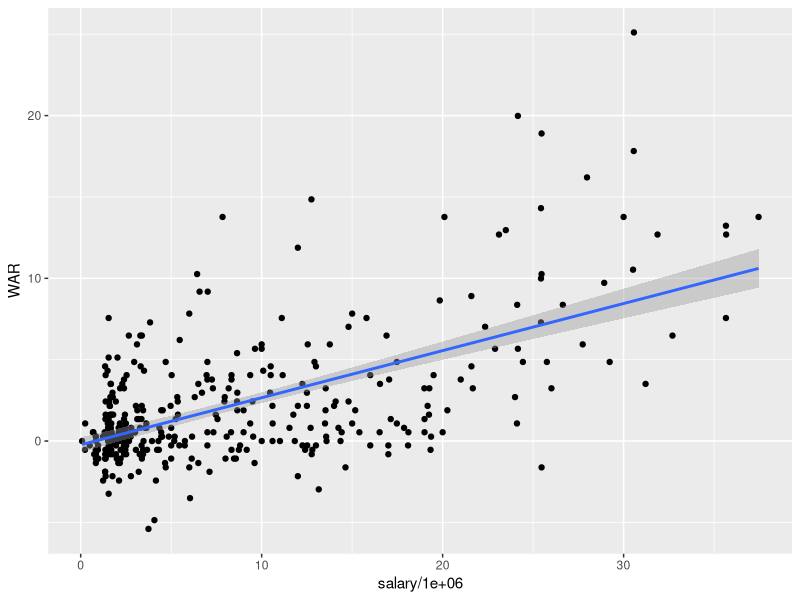
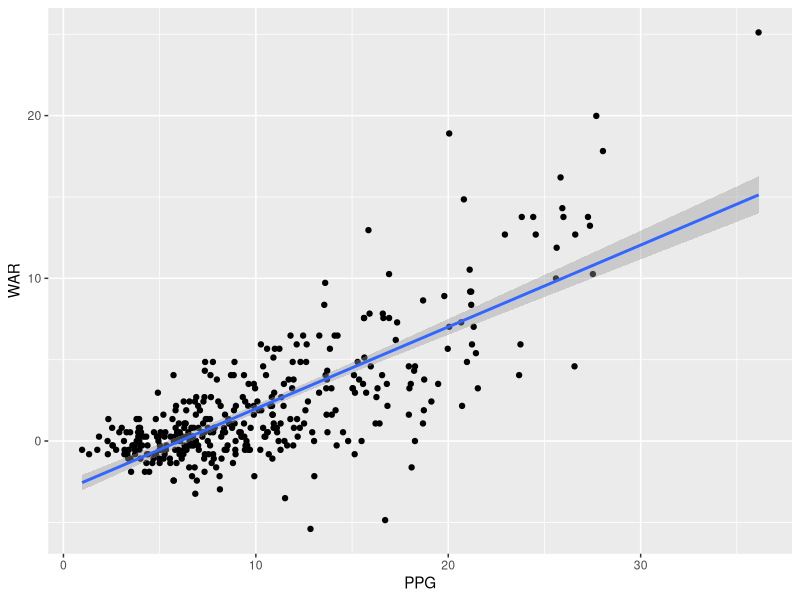
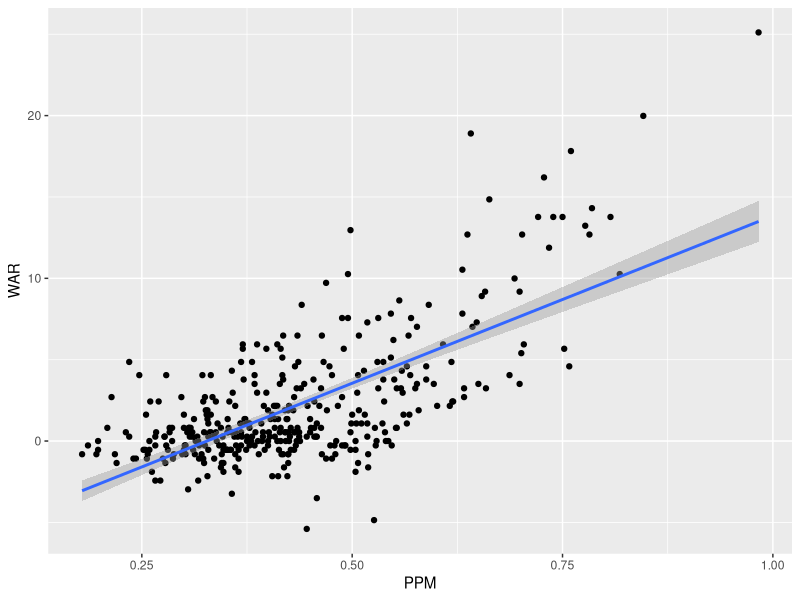
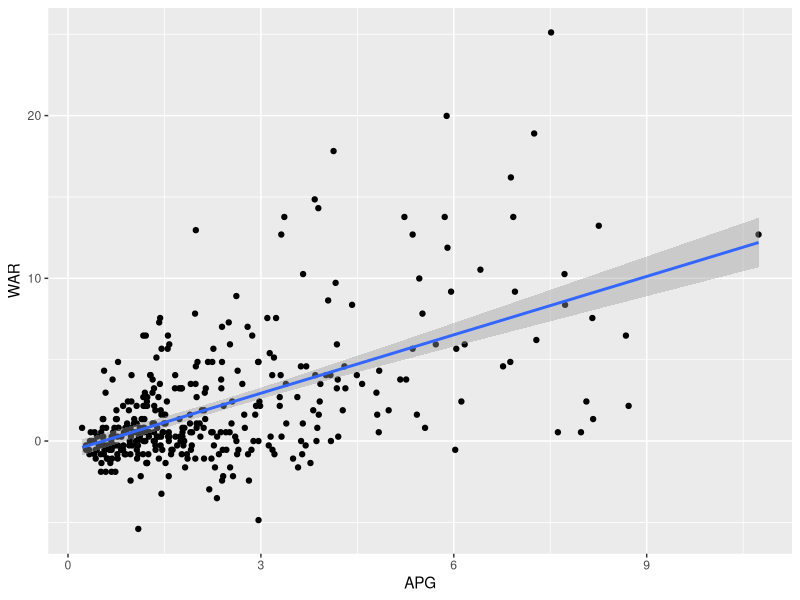
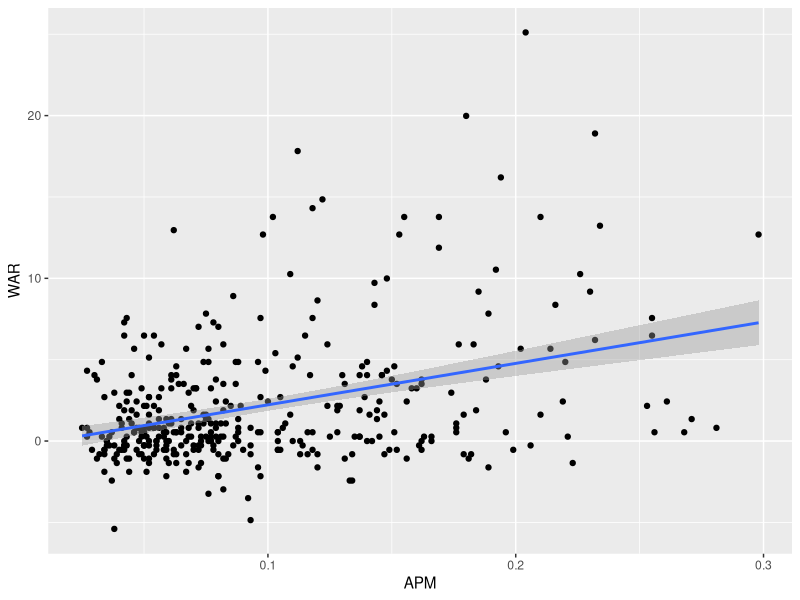

These charts were generated, in order, by the following R code: (Note: this script raises an error after producing the figures.)
## Exploratory Data Analysis - Players


## Loading Relevant Packages

library(tidyverse)



## Reading in the Data

players <- read_csv("data/processed/player_stats_final.csv")


## Exploratory Analysis of the Data

## Each cycle of code creates a plot, prints the plot & shows the correlation coefficient. The correlation is 
## important as it will contribute to the modelling process.


## Salary vs WAR

salary_war <- players %>%
  ggplot(aes(salary / 1000000, WAR)) +
  geom_point() +
  geom_smooth(method = "lm") 

salary_war

cor(players$salary, players$WAR, method = "pearson") # How much a player is paid has a moderate correlation with
# Wins ABove Replacement



## PPG vs WAR


ppg_war <- players %>%
  ggplot(aes(PPG, WAR)) +
  geom_point() +
  geom_smooth(method = "lm") 

ppg_war

cor(players$PPG, players$WAR, method = "pearson") # More points per game has a strong correlation with Wins Above
# Replacement.


## PPM vs WAR

ppm_war <- players %>%
  ggplot(aes(PPM, WAR)) +
  geom_point() +
  geom_smooth(method = "lm") 

ppm_war

cor(players$PPM, players$WAR, method = "pearson") # More points per minute has a moderate correlation with Wins Above
# Replacement.Interesting to note that per game relates better than per minute.


## APG vs WAR

apg_war <- players %>%
  ggplot(aes(APG, WAR)) +
  geom_point() +
  geom_smooth(method = "lm") 

apg_war

cor(players$APG, players$WAR, method = "pearson") # Assists per game has a moderate correlation with Wins Above
# Replacement.


## APM vs WAR

apm_war <- players %>%
  ggplot(aes(APM, WAR)) +
  geom_point() +
  geom_smooth(method = "lm") 

apm_war

cor(players$APM, players$WAR, method = "pearson") # Assists per minute has a weak correlation with Wins Above
# Replacement.


## RPG vs WAR

rpg_war <- players %>%
  ggplot(aes(RPG, WAR)) +
  geom_point() +
  geom_smooth(method = "lm") 

rpg_war

cor(players$RPG, players$WAR, method = "pearson") # Rebounds per game has a moderate correlation with Wins Above
# Replacement.


## RPM vs WAR

rpm_war <- players %>%
  ggplot(aes(RPM, WAR)) +
  geom_point() +
  geom_smooth(method = "lm") 

rpm_war

cor(players$RPM, players$WAR, method = "pearson") # Rebounds per minute has a weak correlation with Wins Above
# Replacement.


## OPG vs WAR

opg_war <- players %>%
  ggplot(aes(OPG, WAR)) +
  geom_point() +
  geom_smooth(method = "lm") 

opg_war

cor(players$OPG, players$WAR, method = "pearson") # Offensive rebounds per game has a moderate correlation with
# Wins Above Replacement.


## DPG vs WAR

dpg_war <- players %>%
  ggplot(aes(DPG, WAR)) +
  geom_point() +
  geom_smooth(method = "lm") 

dpg_war

cor(players$DPG, players$WAR, method = "pearson") # Defensive rebounds per game has a moderate correlation with
# Wins Above Replacement. 


## SPG vs WAR

spg_war <- players %>%
  ggplot(aes(SPG, WAR)) +
  geom_point() +
  geom_smooth(method = "lm") 

spg_war

cor(players$SPG, players$WAR, method = "pearson") # Steals per game has a moderate correlation with Wins 
# Above Replacement.


## BPG vs WAR

bpg_war <- players %>%
  ggplot(aes(BPG, WAR)) +
  geom_point() +
  geom_smooth(method = "lm") 

bpg_war

cor(players$BPG, players$WAR, method = "pearson") # Blocks per game has a moderate correlation with Wins Above
# Replacement.



## TPG vs WAR

tpg_war <- players %>%
  ggplot(aes(TPG, WAR)) +
  geom_point() +
  geom_smooth(method = "lm") 

tpg_war

cor(players$TPG, players$WAR, method = "pearson") # Turnovers per game has a moderate correlation with
# Wins Above Replacement. However this will not be used in the regression model as turnovers are generally
# condiered detrimental.


## FPG vs WAR

fpg_war <- players %>%
  ggplot(aes(FPG, WAR)) +
  geom_point() +
  geom_smooth(method = "lm") 

fpg_war

cor(players$FPG, players$WAR, method = "pearson") # Fouls per game has a weak correlation with
# Wins Above Replacement.


## eFGp vs WAR

efgp_war <- players %>%
  ggplot(aes(eFGp, WAR)) +
  geom_point() +
  geom_smooth(method = "lm") 

efgp_war

cor(players$eFGp, players$WAR, method = "pearson") # Effective field goal percentage has a moderate correlation with
# Wins Above Replacement.



## TSp vs WAR

tsp_war <- players %>%
  ggplot(aes(TSp, WAR)) +
  geom_point() +
  geom_smooth(method = "lm") 

tsp_war

cor(players$TSp, players$WAR, method = "pearson") # True Shooting Percentage has a moderate correlation with
# Wins Above Replacement.







